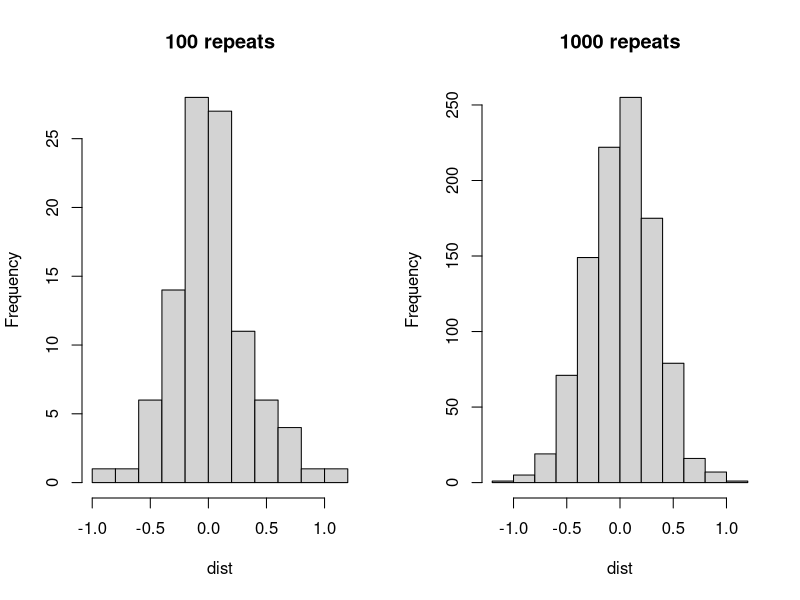
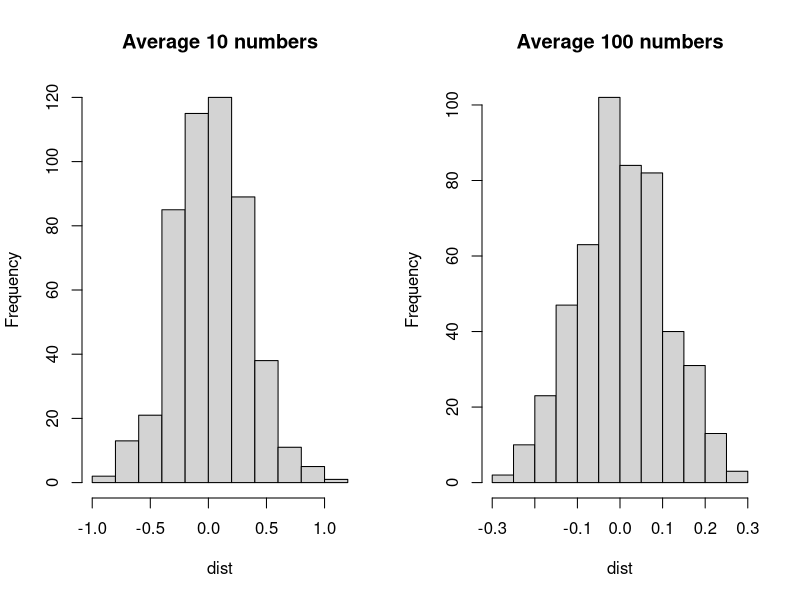
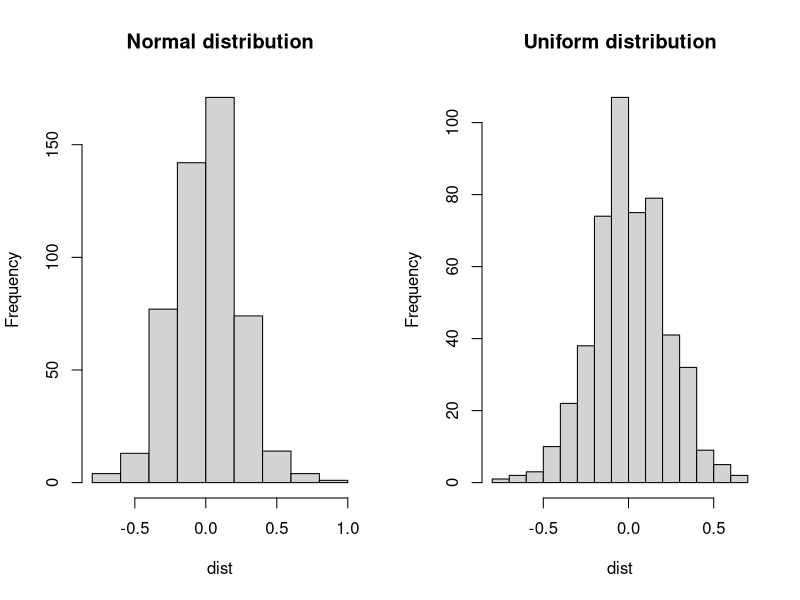

Write the R code that produced these figures, in order.
## ---- chunk 1
par(mfrow=c(1, 2))
dist <- replicate(100,{data <- rnorm(10)
                 mean(data)}
            )
hist(dist, main="100 repeats")

dist <- replicate(1000,{data <- rnorm(10)
                 mean(data)}
            )
hist(dist, main="1000 repeats")
## ---- chunk 2
par(mfrow=c(1, 2))
dist <- replicate(500,{data <- rnorm(10)
                 mean(data)}
            )
hist(dist, main="Average 10 numbers")
dist <- replicate(500,{data <- rnorm(100)
                 mean(data)}
            )
hist(dist, main="Average 100 numbers")
## ---- chunk 3
par(mfrow=c(1, 2))
dist <- replicate(500,{data <- rnorm(20)
                 mean(data)}
            )
hist(dist, main="Normal distribution")
dist <- replicate(500,{data <- rnorm(20)
                 mean(data)}
            )
hist(dist, main="Uniform distribution")
